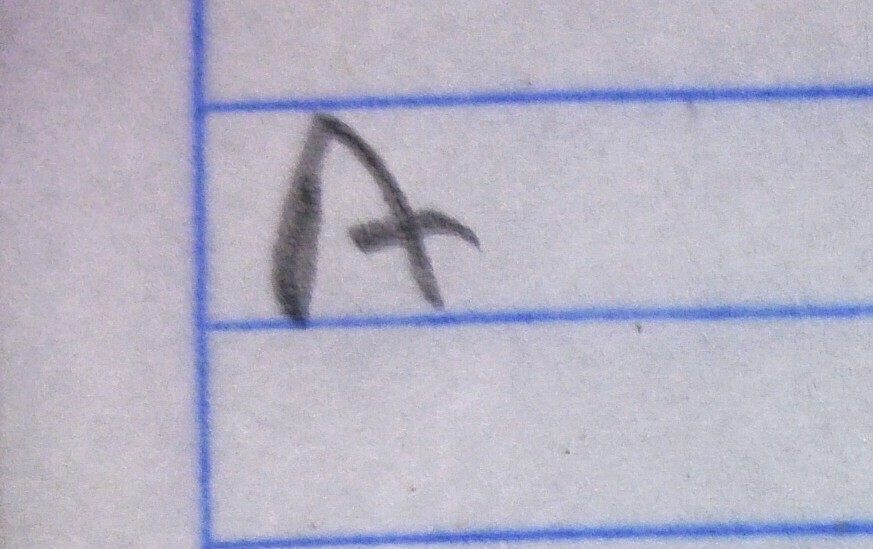
#> input picture frontend/samples/A_mayuscula.jpeg, 873 x 549 px
$ python -i image_quality.py   (imports and definitions only)   (older library calls are emulated)
#> lines starting #> are read from the running program, lines starting #| are printed output that depends on the picture
"""
app/core/image_quality.py  (v2)
================================
CORRECCIONES en esta versión:
  - detect_image_source() detecta si la imagen es DIGITAL (generada por
    computadora/fuente) o FOTOGRAFÍA (celular/escáner). El pipeline aplica
    pasos muy distintos según el origen.
  - Las imágenes digitales tienen blur_score altísimo (>5000), contraste >100
    y brightness bimodal (fondo=255, trazo=0). El pipeline anterior las
    destruía porque CLAHE + bg_division no tienen nada que mejorar.
  - Se agrega is_digital al ImageQuality y el flag se propaga a PipelineParams
    para que normalizer.py cortocircuite los pasos innecesarios.
"""

from __future__ import annotations
from dataclasses import dataclass

import cv2
import numpy as np


# =============================================================================
# Dataclasses
# =============================================================================

@dataclass(frozen=True)
class ImageQuality:
    blur_score:      float
    contrast:        float
    brightness:      float
    ink_ratio:       float
    shadow_score:    float
    resolution_mp:   float
    # Diagnósticos booleanos
    is_blurry:       bool
    is_dark:         bool
    is_overexposed:  bool
    has_shadow:      bool
    is_low_contrast: bool
    is_digital:      bool   # ← NUEVO: imagen generada por computadora


@dataclass(frozen=True)
class PipelineParams:
    block_size:       int
    adaptive_c:       int
    morph_k:          int
    clahe_clip:       float
    clahe_tile:       int
    use_bg_division:  bool
    bg_blur_k:        int
    use_otsu:         bool
    canny_low:        int
    canny_high:       int
    skip_illumination: bool  # ← NUEVO: saltar CLAHE/bg_division en imágenes digitales
    speck_min_area:   int    # ← NUEVO: umbral mínimo de mancha calculado por imagen


# =============================================================================
# Detección de origen de imagen
# =============================================================================

def _detect_digital(gray: np.ndarray) -> bool:
    """
    Determina si la imagen fue generada por computadora (fuente tipográfica,
    captura de pantalla) en lugar de ser una fotografía de papel.

    Una imagen digital tiene:
      1. Bordes perfectamente nítidos → blur_score muy alto (>3000)
      2. Histograma bimodal: fondo blanco puro (255) + trazo negro puro (0-30)
         → el 70%+ de píxeles están en los extremos del histograma
      3. Contraste muy alto (std > 80)
      4. Prácticamente cero píxeles en tonos medios (grises 40-220 < 5%)

    Una foto de papel siempre tiene grises intermedios por:
      - Bordes suavizados por la óptica del celular
      - Textura del papel
      - Sombras y variaciones de iluminación
    """
    # Criterio 1: nitidez extrema
    lap = cv2.Laplacian(gray, cv2.CV_64F)
    blur_score = float(lap.var())
    if blur_score < 3000:
        return False  # Demasiado borroso para ser digital

    # Criterio 2: histograma bimodal (pocos píxeles en tonos medios)
    hist = cv2.calcHist([gray], [0], None, [256], [0, 256]).flatten()
    total = gray.size
    extremes = float(hist[:30].sum() + hist[230:].sum()) / total
    midtones  = float(hist[40:220].sum()) / total

    # Digital: >65% en extremos, <10% en tonos medios
    if extremes > 0.65 and midtones < 0.10:
        return True

    # Criterio 3: contraste muy alto + píxeles casi binarios
    std = float(gray.std())
    if std > 90 and midtones < 0.08:
        return True

    return False


# =============================================================================
# Medición de calidad
# =============================================================================

def measure_image_quality(gray: np.ndarray) -> ImageQuality:
    h, w = gray.shape
    f    = gray.astype(np.float32)

    lap        = cv2.Laplacian(gray, cv2.CV_64F)
    blur_score = float(lap.var())
    contrast   = float(f.std())
    brightness = float(f.mean())
    ink_ratio  = float((gray < 128).mean())

    bg_k       = _safe_odd(max(31, min(h, w) // 4))
    bg_blur    = cv2.GaussianBlur(f, (bg_k, bg_k), 0)
    shadow_map = np.abs(f - bg_blur) / (bg_blur + 1e-6)
    shadow_score = float(shadow_map.mean())

    resolution_mp = float(h * w / 1_000_000)
    is_digital    = _detect_digital(gray)

    return ImageQuality(
        blur_score     = round(blur_score,    2),
        contrast       = round(contrast,      2),
        brightness     = round(brightness,    2),
        ink_ratio      = round(ink_ratio,     4),
        shadow_score   = round(shadow_score,  4),
        resolution_mp  = round(resolution_mp, 4),
        is_blurry      = blur_score   < 50.0  and not is_digital,
        is_dark        = brightness   < 60.0  and not is_digital,
        is_overexposed = brightness   > 210.0 and not is_digital,
        has_shadow     = shadow_score > 0.25  and not is_digital,
        is_low_contrast= contrast     < 20.0  and not is_digital,
        is_digital     = is_digital,
    )


# =============================================================================
# Derivación de parámetros adaptativos
# =============================================================================

# [88 lines left out: functions derive_pipeline_params, analyze, not called in this run]


def _safe_odd(n: int) -> int:
    n = max(3, int(n))
    return n if n % 2 == 1 else n + 1

>>> import cv2
>>> picture = cv2.imread('../../frontend/samples/A_mayuscula.jpeg', cv2.IMREAD_GRAYSCALE)
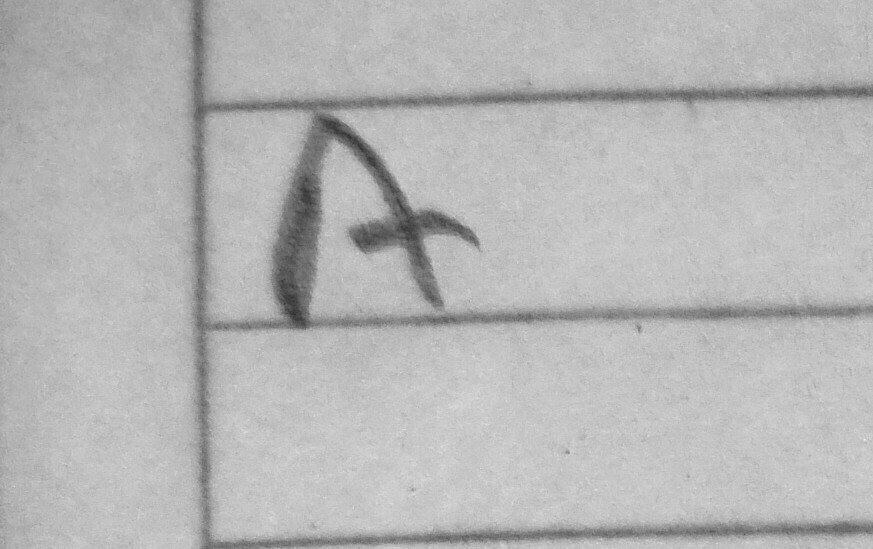
#> picture: shape (549, 873); min 46, max 237, mean 182.4
>>> result = measure_image_quality(picture)
#> in measure_image_quality, `lap        = cv2.Laplacian(gray, cv2.CV_64F)`:
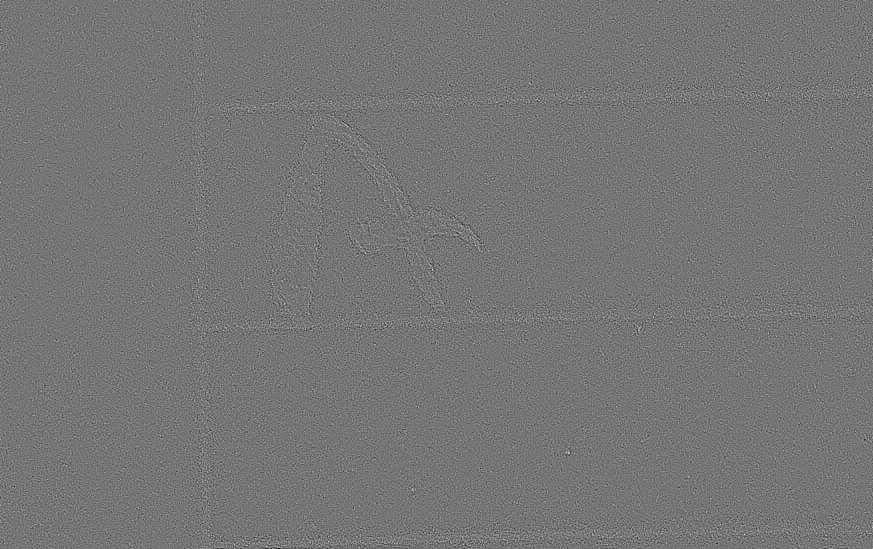
#> lap: shape (549, 873) float64; min -101, max 117, mean 0; drawn with min black and max white
#> in measure_image_quality, `blur_score = float(lap.var())`: blur_score = 109.6
#> in measure_image_quality, `contrast   = float(f.std())`: contrast = 21.75
#> in measure_image_quality, `brightness = float(f.mean())`: brightness = 182.4
#> in measure_image_quality, `ink_ratio  = float((gray < 128).mean())`: ink_ratio = 0.0493
#> in measure_image_quality, `bg_blur    = cv2.GaussianBlur(f, (bg_k, bg_k), 0)`:
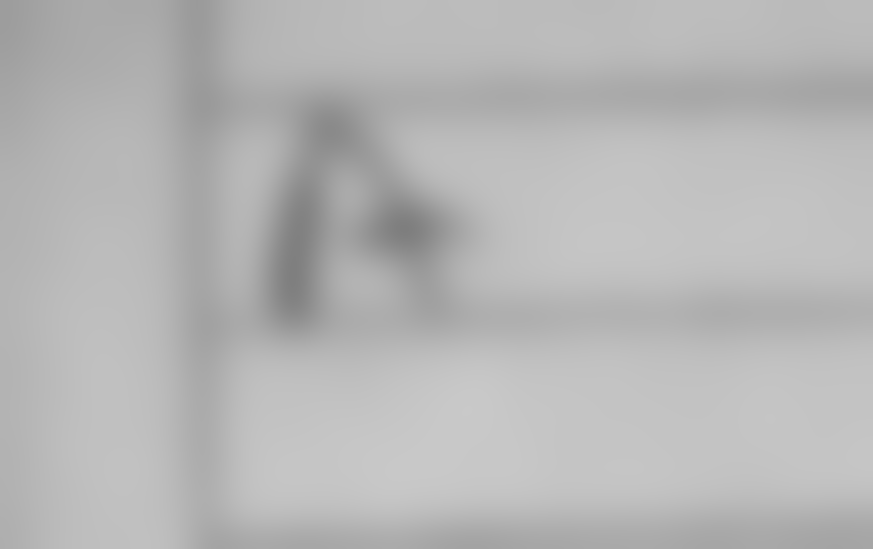
#> bg_blur: shape (549, 873) float32; min 126.5, max 201, mean 182.4
#> in measure_image_quality, `shadow_map = np.abs(f - bg_blur) / (bg_blur + 1e-6)`:
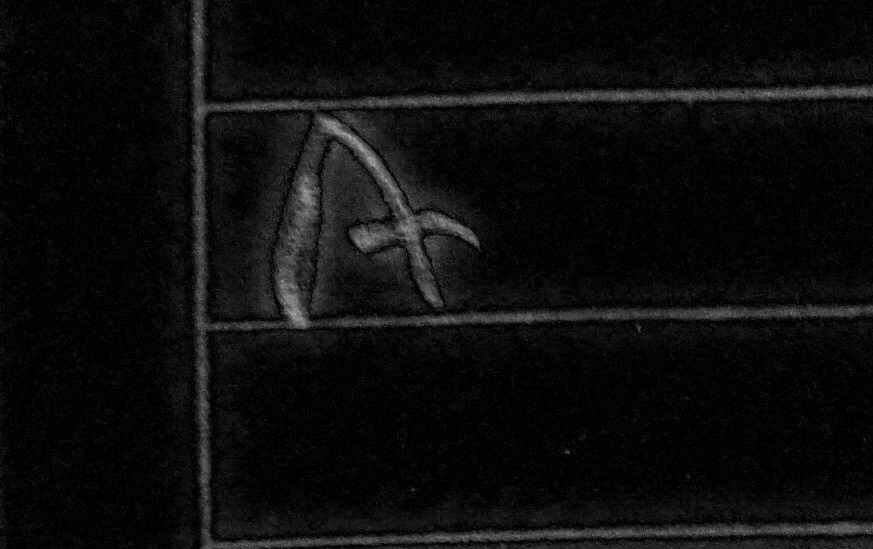
#> shadow_map: shape (549, 873) float32; min 1.65e-07, max 0.671, mean 0.052
#> in measure_image_quality, `shadow_score = float(shadow_map.mean())`: shadow_score = 0.052
#> in _detect_digital, `blur_score = float(lap.var())`: blur_score = 109.6
#> in measure_image_quality, `is_digital    = _detect_digital(gray)`: is_digital = False

$ run again, on frontend/samples/A_plana.jpeg
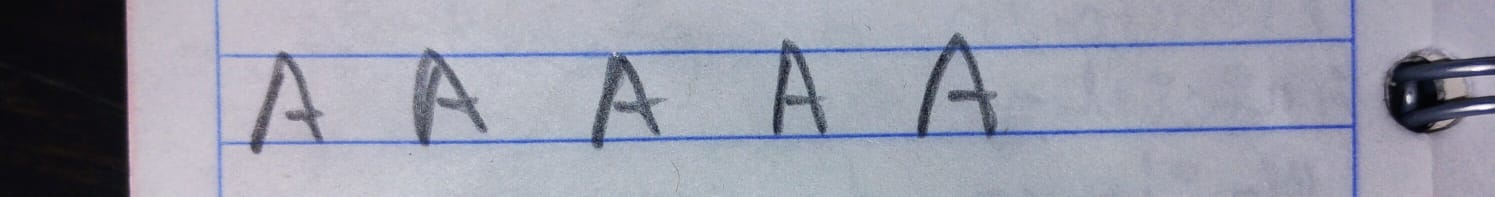
#> input picture frontend/samples/A_plana.jpeg, 1495 x 197 px
#> in measure_image_quality, `lap        = cv2.Laplacian(gray, cv2.CV_64F)`:
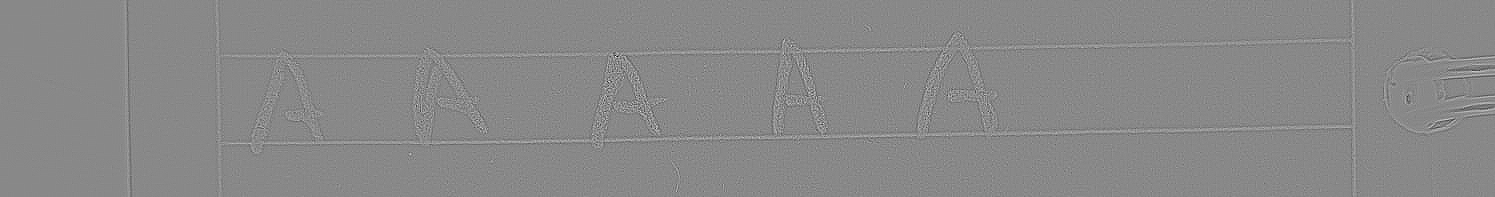
#> lap: shape (197, 1495) float64; min -215, max 186, mean 0; drawn with min black and max white
#> in measure_image_quality, `blur_score = float(lap.var())`: blur_score = 119.9
#> contrast = 51.42
#> brightness = 154
#> ink_ratio = 0.164
#> in measure_image_quality, `shadow_map = np.abs(f - bg_blur) / (bg_blur + 1e-6)`:
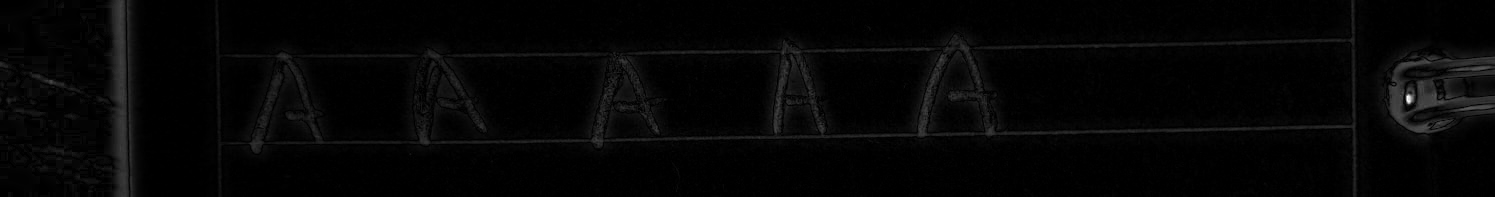
#> shadow_map: shape (197, 1495) float32; min 7.79e-08, max 3.1, mean 0.0696; drawn with min black and max white
#> shadow_score = 0.0696
#> in _detect_digital, `blur_score = float(lap.var())`: blur_score = 119.9
#> is_digital = False

$ run again, on frontend/samples/D.jpeg
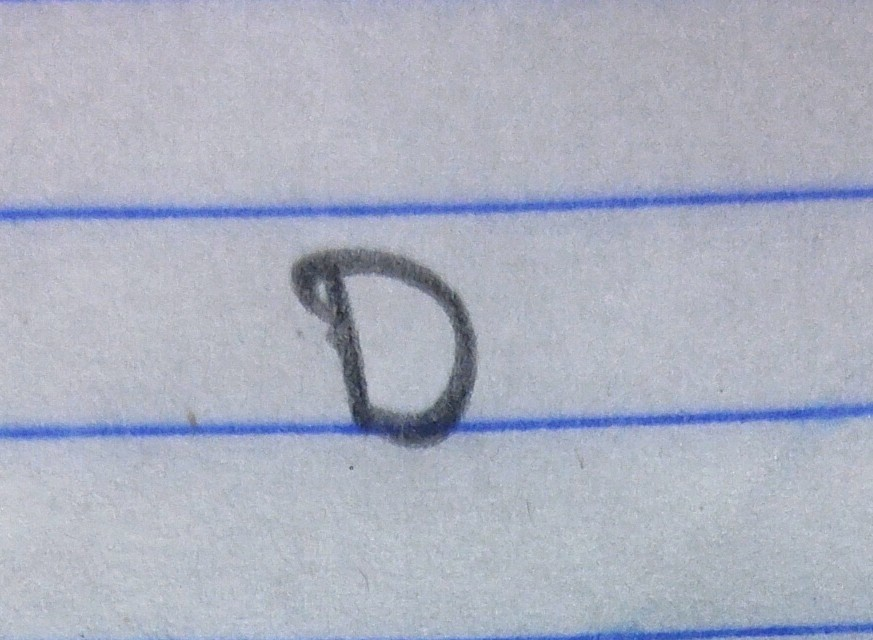
#> input picture frontend/samples/D.jpeg, 873 x 640 px
#> in measure_image_quality, `lap        = cv2.Laplacian(gray, cv2.CV_64F)`:
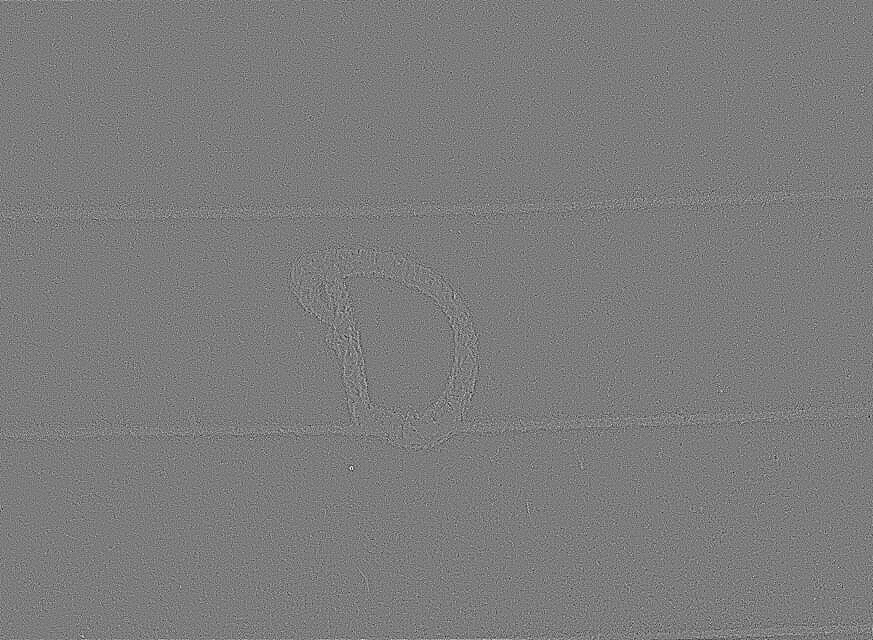
#> lap: shape (640, 873) float64; min -115, max 120, mean 0; drawn with min black and max white
#> in measure_image_quality, `blur_score = float(lap.var())`: blur_score = 151.7
#> contrast = 20.8
#> brightness = 176.8
#> ink_ratio = 0.0513
#> in measure_image_quality, `shadow_map = np.abs(f - bg_blur) / (bg_blur + 1e-6)`:
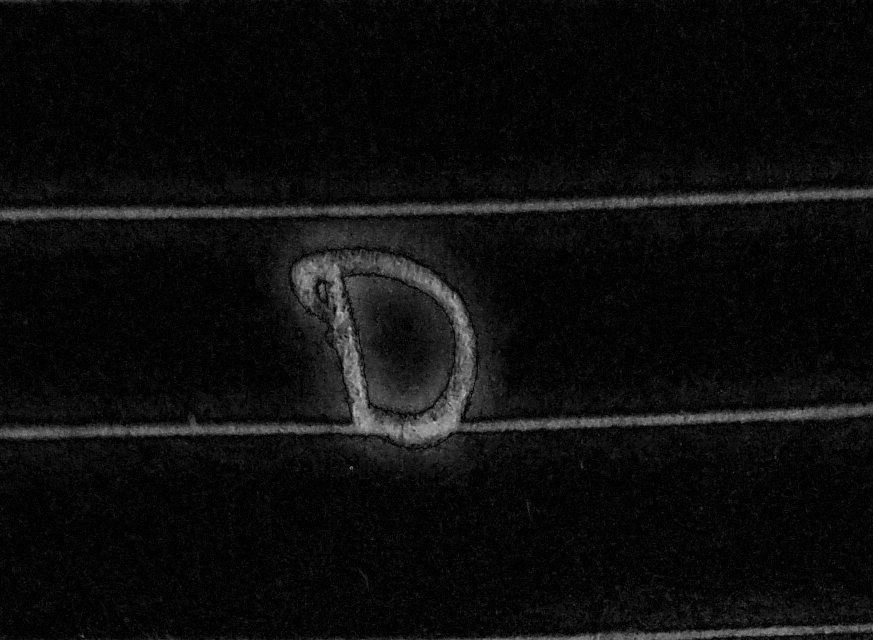
#> shadow_map: shape (640, 873) float32; min 0, max 0.741, mean 0.0527
#> shadow_score = 0.0527
#> in _detect_digital, `blur_score = float(lap.var())`: blur_score = 151.7
#> is_digital = False
